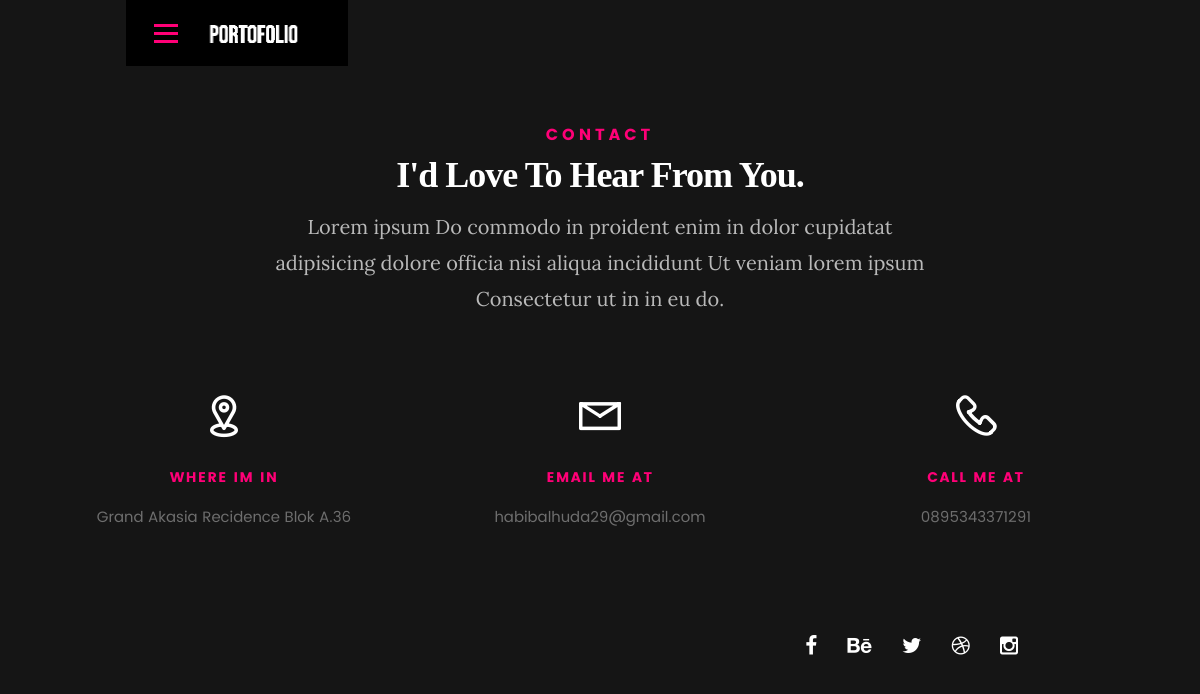
The page /contact.php on the database its author committed.
### tables this page shows
CREATE TABLE `contact` (
  `id_contact` int(11) NOT NULL,
  `judul` varchar(50) NOT NULL,
  `isi` varchar(200) NOT NULL,
  `judul_2` varchar(50) NOT NULL,
  `isi_2` varchar(100) NOT NULL,
  `judul_3` varchar(100) NOT NULL,
  `isi_3` varchar(100) NOT NULL
);

### contact.php (the view, shortened to what this page needs)
<?php
    require_once 'koneksi.php';
    $contact = mysqli_query($koneksi, "SELECT * FROM contact");
?>
<!DOCTYPE html>
<html lang="en">
<head>
   <link rel="stylesheet" href="css/base.css">
   <link rel="stylesheet" href="css/main.css">
   <link rel="stylesheet" href="css/vendor.css">
</head>
<body>
<header>
   	<div class="row">
   		<div class="top-bar">
   			<a class="menu-toggle" href="#"><span>Menu</span></a>
	   		<div class="logo">
		         <a href="index.php">PORTOFOLIO</a>
		    </div>
   		</div>
   	</div>
</header>
   <section id="contact">
<div class="row section-intro">
   <div class="col-twelve">
       <h5>Contact</h5>
       <h1>I'd Love To Hear From You.</h1>
       <p class="lead">Lorem ipsum Do commodo in proident enim in dolor cupidatat adipisicing dolore officia nisi aliqua incididunt Ut veniam lorem ipsum Consectetur ut in in eu do.</p>
   </div>
</div>
<div class="row contact-info">
    <div class="col-four tab-full">
       <div class="icon">
           <i class="icon-pin"></i>
       </div>
        <?php foreach($contact as $co): ?>
            <h5><?= $co['judul']; ?></h5>
            <p><?= $co['isi']; ?></p>
        <?php endforeach ?>
    </div>
    <div class="col-four tab-full collapse">
       <div class="icon">
           <i class="icon-mail"></i>
       </div>
       <?php foreach($contact as $co): ?>
            <h5><?= $co['judul_2']; ?></h5>
            <p><?= $co['isi_2']; ?></p>
        <?php endforeach ?>
    </div>
    <div class="col-four tab-full">
       <div class="icon">
           <i class="icon-phone"></i>
       </div>
       <?php foreach($contact as $co): ?>
            <h5><?= $co['judul_3']; ?></h5>
            <p><?= $co['isi_3']; ?></p>
        <?php endforeach ?>
    </div>
</div>
</section>
<footer>
 <div class="row">
     <div class="col-six tab-full pull-right social">
         <ul class="footer-social">
          <li><a href="#"><i class="fa fa-facebook"></i></a></li>
          <li><a href="#"><i class="fa fa-behance"></i></a></li>
          <li><a href="#"><i class="fa fa-twitter"></i></a></li>
          <li><a href="#"><i class="fa fa-dribbble"></i></a></li>
          <li><a href="#"><i class="fa fa-instagram"></i></a></li>
       </ul>
  </div>
</div>
</body>
</html>

### css/base.css (style rules this page uses)
html { font-family: sans-serif; -ms-text-size-adjust: 100%; -webkit-text-size-adjust: 100%; }
body { margin: 0; }
article, aside, details, figcaption, figure, footer, header, hgroup, main, menu, nav, section, summary { display: block; }
a { background: transparent; }
h1 { font-size: 2em; margin: 0.67em 0; }
html { font-size: 62.5%; box-sizing: border-box; }
*, *::before, *::after { box-sizing: inherit; }
body { font-weight: normal; line-height: 1; text-rendering: optimizeLegibility; word-wrap: break-word; -webkit-overflow-scrolling: touch; -webkit-text-size-adjust: none; }
body, input, button { -moz-osx-font-smoothing: grayscale; -webkit-font-smoothing: antialiased; }
div, dl, dt, dd, ul, ol, li, h1, h2, h3, h4, h5, h6, pre, form, p, blockquote, th, td { margin: 0; padding: 0; }
h1, h2, h3, h4, h5, h6 { -webkit-font-variant-ligatures: common-ligatures; -moz-font-variant-ligatures: common-ligatures; font-variant-ligatures: common-ligatures; text-rendering: optimizeLegibility; }
em, i { font-style: italic; line-height: inherit; }
ol, ul { list-style: none; }
li { display: block; }
a { text-decoration: none; line-height: inherit; }
.row { width: 94%; max-width: 1140px; margin: 0 auto; }
.row:before, .row:after { content: ""; display: table; }
.row:after { clear: both; }
[class*="col-"], .bgrid { float: left; }
[class*="col-"] { padding: 0 20px; }
.col-four, .col-1-3 { width: 33.33333%; }
.col-six, .col-1-2 { width: 50%; }
.col-twelve, .col-full { width: 100%; }
.pull-right { float: right; }

### rows shown on the page
contact: judul "WHERE IM IN", isi "Grand Akasia Recidence Blok A.36", judul_2 "EMAIL ME AT", isi_2 "habibalhuda29@gmail.com", judul_3 "CALL ME AT", isi_3 "0895343371291"
